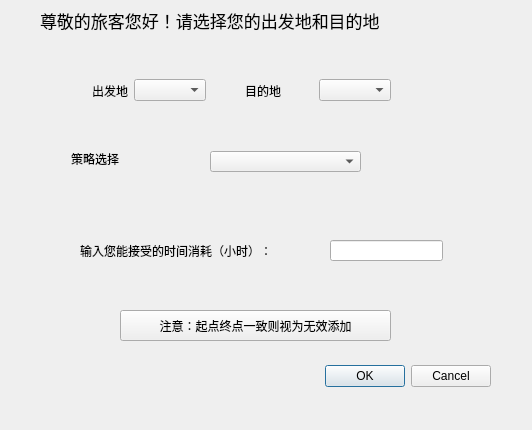
<?xml version="1.0" encoding="UTF-8"?>
<ui version="4.0">
 <class>addTravelerDialog</class>
 <widget class="QDialog" name="addTravelerDialog">
  <property name="geometry">
   <rect>
    <x>0</x>
    <y>0</y>
    <width>532</width>
    <height>430</height>
   </rect>
  </property>
  <property name="windowTitle">
   <string>Dialog</string>
  </property>
  <widget class="QDialogButtonBox" name="buttonBox">
   <property name="geometry">
    <rect>
     <x>150</x>
     <y>360</y>
     <width>341</width>
     <height>32</height>
    </rect>
   </property>
   <property name="orientation">
    <enum>Qt::Horizontal</enum>
   </property>
   <property name="standardButtons">
    <set>QDialogButtonBox::Cancel|QDialogButtonBox::Ok</set>
   </property>
  </widget>
  <widget class="QLabel" name="label">
   <property name="geometry">
    <rect>
     <x>40</x>
     <y>10</y>
     <width>451</width>
     <height>21</height>
    </rect>
   </property>
   <property name="font">
    <font>
     <family>迷你简中特广告</family>
     <pointsize>13</pointsize>
    </font>
   </property>
   <property name="text">
    <string>尊敬的旅客您好！请选择您的出发地和目的地</string>
   </property>
  </widget>
  <widget class="QWidget" name="widget_3" native="true">
   <property name="geometry">
    <rect>
     <x>40</x>
     <y>50</y>
     <width>421</width>
     <height>161</height>
    </rect>
   </property>
   <widget class="QWidget" name="widget_2" native="true">
    <property name="geometry">
     <rect>
      <x>20</x>
      <y>90</y>
      <width>361</width>
      <height>43</height>
     </rect>
    </property>
    <widget class="QLabel" name="label_4">
     <property name="geometry">
      <rect>
       <x>11</x>
       <y>11</y>
       <width>60</width>
       <height>16</height>
      </rect>
     </property>
     <property name="text">
      <string>策略选择</string>
     </property>
    </widget>
    <widget class="QComboBox" name="strategyComboBox">
     <property name="geometry">
      <rect>
       <x>150</x>
       <y>11</y>
       <width>151</width>
       <height>21</height>
      </rect>
     </property>
    </widget>
   </widget>
   <widget class="QWidget" name="widget" native="true">
    <property name="geometry">
     <rect>
      <x>20</x>
      <y>20</y>
      <width>331</width>
      <height>41</height>
     </rect>
    </property>
    <layout class="QHBoxLayout" name="horizontalLayout">
     <item>
      <spacer name="horizontalSpacer_2">
       <property name="orientation">
        <enum>Qt::Horizontal</enum>
       </property>
       <property name="sizeHint" stdset="0">
        <size>
         <width>40</width>
         <height>20</height>
        </size>
       </property>
      </spacer>
     </item>
     <item>
      <widget class="QLabel" name="label_2">
       <property name="text">
        <string>出发地</string>
       </property>
      </widget>
     </item>
     <item>
      <widget class="QComboBox" name="srcComboBox"/>
     </item>
     <item>
      <spacer name="horizontalSpacer">
       <property name="orientation">
        <enum>Qt::Horizontal</enum>
       </property>
       <property name="sizeHint" stdset="0">
        <size>
         <width>40</width>
         <height>20</height>
        </size>
       </property>
      </spacer>
     </item>
     <item>
      <widget class="QLabel" name="label_3">
       <property name="text">
        <string>目的地</string>
       </property>
      </widget>
     </item>
     <item>
      <spacer name="horizontalSpacer_3">
       <property name="orientation">
        <enum>Qt::Horizontal</enum>
       </property>
       <property name="sizeHint" stdset="0">
        <size>
         <width>40</width>
         <height>20</height>
        </size>
       </property>
      </spacer>
     </item>
     <item>
      <widget class="QComboBox" name="destComboBox"/>
     </item>
    </layout>
   </widget>
  </widget>
  <widget class="QWidget" name="widget_4" native="true">
   <property name="geometry">
    <rect>
     <x>50</x>
     <y>230</y>
     <width>411</width>
     <height>51</height>
    </rect>
   </property>
   <widget class="QLabel" name="label_5">
    <property name="geometry">
     <rect>
      <x>30</x>
      <y>10</y>
      <width>241</width>
      <height>21</height>
     </rect>
    </property>
    <property name="text">
     <string>输入您能接受的时间消耗（小时）：</string>
    </property>
   </widget>
   <widget class="QLineEdit" name="limitEdit">
    <property name="geometry">
     <rect>
      <x>280</x>
      <y>10</y>
      <width>113</width>
      <height>21</height>
     </rect>
    </property>
    <property name="maxLength">
     <number>32767</number>
    </property>
    <property name="frame">
     <bool>true</bool>
    </property>
    <property name="dragEnabled">
     <bool>false</bool>
    </property>
   </widget>
  </widget>
  <widget class="QPushButton" name="calcButton">
   <property name="geometry">
    <rect>
     <x>120</x>
     <y>310</y>
     <width>271</width>
     <height>31</height>
    </rect>
   </property>
   <property name="text">
    <string>注意：起点终点一致则视为无效添加</string>
   </property>
  </widget>
 </widget>
 <resources/>
 <connections>
  <connection>
   <sender>buttonBox</sender>
   <signal>rejected()</signal>
   <receiver>addTravelerDialog</receiver>
   <slot>reject()</slot>
   <hints>
    <hint type="sourcelabel">
     <x>316</x>
     <y>260</y>
    </hint>
    <hint type="destinationlabel">
     <x>286</x>
     <y>274</y>
    </hint>
   </hints>
  </connection>
  <connection>
   <sender>buttonBox</sender>
   <signal>accepted()</signal>
   <receiver>addTravelerDialog</receiver>
   <slot>accept()</slot>
   <hints>
    <hint type="sourcelabel">
     <x>248</x>
     <y>254</y>
    </hint>
    <hint type="destinationlabel">
     <x>157</x>
     <y>274</y>
    </hint>
   </hints>
  </connection>
 </connections>
</ui>
